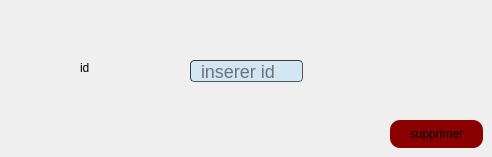
      <widget class="QWidget" name="tab_17">
       <attribute name="title">
        <string>supprimer Client</string>
       </attribute>
       <widget class="QLabel" name="label_22">
        <property name="geometry">
         <rect>
          <x>80</x>
          <y>60</y>
          <width>56</width>
          <height>16</height>
         </rect>
        </property>
        <property name="text">
         <string>id</string>
        </property>
       </widget>
       <widget class="QLineEdit" name="le_id_suppr">
        <property name="geometry">
         <rect>
          <x>190</x>
          <y>60</y>
          <width>113</width>
          <height>22</height>
         </rect>
        </property>
        <property name="styleSheet">
         <string notr="true">border-width: 1px; border-radius: 4px;
font-size: 18px;
	border-color: rgb(58, 58, 58);
	border-style: inset;
	padding: 0 8px;
	color:  #000000 ;
	background: #d4e6f1 ;
	selection-background-color:#007b50;
	selection-color: #FFFFFF
;
</string>
        </property>
        <property name="placeholderText">
         <string>inserer id</string>
        </property>
       </widget>
       <widget class="QPushButton" name="pb_supprimer">
        <property name="geometry">
         <rect>
          <x>390</x>
          <y>120</y>
          <width>93</width>
          <height>28</height>
         </rect>
        </property>
        <property name="styleSheet">
         <string notr="true">border-radius:10px;
background-color:DarkRed;</string>
        </property>
        <property name="text">
         <string>supprimer</string>
        </property>
       </widget>
      </widget>
